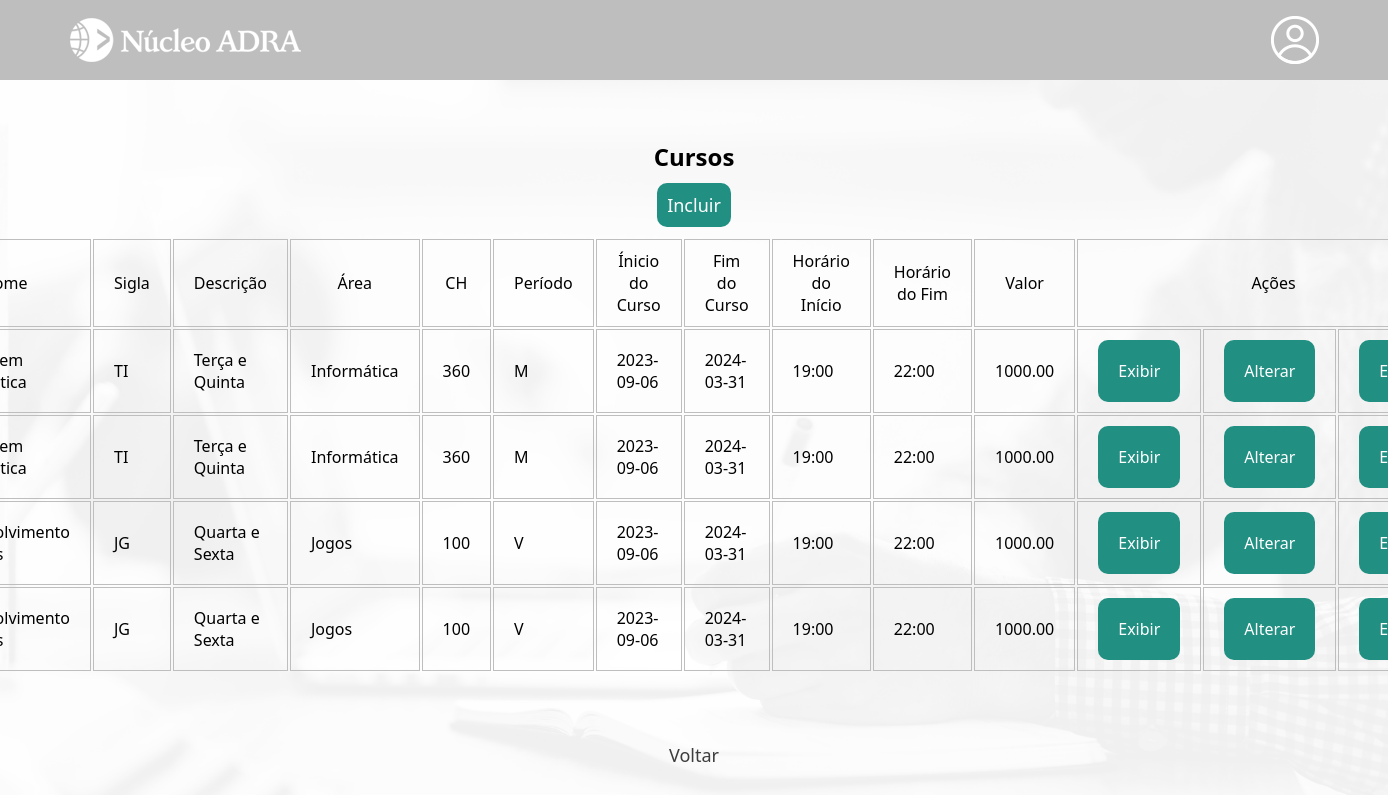
The page /institucional/curso/index.php on the database as committed earlier.
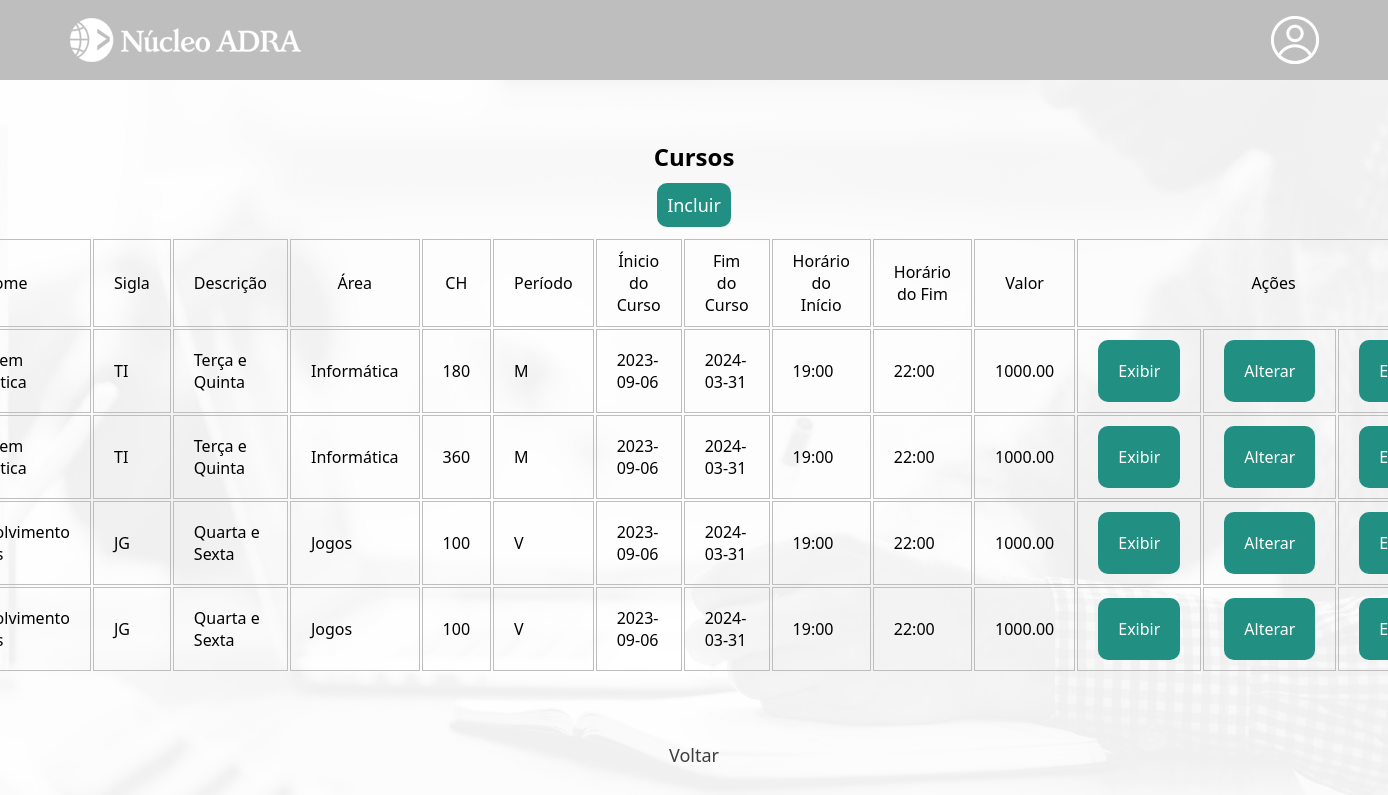
The same page on the database as committed later.
### tables this page shows
CREATE TABLE IF NOT EXISTS `curso` (
  `id_curso` int UNSIGNED NOT NULL AUTO_INCREMENT,
  `nome` varchar(45) NOT NULL,
  `sigla` varchar(5) DEFAULT NULL,
  `descricao` text NOT NULL,
  `area` varchar(40) NOT NULL,
  `ch` smallint UNSIGNED DEFAULT NULL,
  `periodo` enum('M','V','N') DEFAULT NULL,
  `curso_inicio` date DEFAULT NULL,
  `curso_fim` date DEFAULT NULL,
  `hora_inicio` char(5) DEFAULT NULL,
  `hora_fim` char(5) DEFAULT NULL,
  `valor` decimal(6,2) UNSIGNED DEFAULT NULL,
  PRIMARY KEY (`id_curso`)
);

### institucional/curso/index.php (the view, shortened to what this page needs)
<?php
    require_once "../../util/config.php";
    $idAluno = $_GET['i'];
    $sql = "SELECT * FROM curso";
    $result = mysqli_query($link, $sql);
?>
<!DOCTYPE html>
<html lang="pt-br">
<head>
    <link rel="stylesheet" href="../../css/mural.css">
</head>
<body>
<header>
        <main>
            <div class="cabecalho-conteudo">
                <a href="../administrador.php?i=<?php echo $idAluno; ?>">
                <div id="logo" class="opcoes-nav">
                    <img src="../../imagens/nucleo-adra-branco-232x48.png" alt="logo-adra">
                </div>
                </a>
                <div id="perfil" class="opcoes-nav">
                </div>
            </div>
        </main>
    </header>
<div class="container-admin">
    <h2>Cursos</h2>
    <p><a href="create.php?i=<?php echo $idAluno; ?>" class="incluir">Incluir</a></p>
    <table border="0" class="tabela-admin">
        <tr class="tabela-titulo">
            <td><center>Nome</center></td>
            <td><center>Sigla</center></td>
            <td><center>Descrição</center></td>
            <td><center>Área</center></td>
            <td><center>CH</center></td>
            <td><center>Período</center></td>
            <td><center>Ínicio do Curso</center></td>
            <td><center>Fim do Curso</center></td>
            <td><center>Horário do Início</center></td>
            <td><center>Horário do Fim</center></td>
            <td><center>Valor</center></td>
            <td colspan="4"><center>Ações</center></td>
        </tr>
        <?php while($row = mysqli_fetch_array($result)){?>
        <tr class="tabela-linha">
                <td><a href="./turma/index.php?i=<?php echo $idAluno; ?>&c=<?php echo($row['id_curso']);?>" class="crud_curso"><?php echo($row['nome']);?></a></td>
                <td><a href="./turma/index.php?i=<?php echo $idAluno; ?>&c=<?php echo($row['id_curso']);?>" class="crud_curso"><?php echo($row['sigla']);?></a></td>
                <td><a href="./turma/index.php?i=<?php echo $idAluno; ?>&c=<?php echo($row['id_curso']);?>" class="crud_curso"><?php echo($row['descricao']);?></a></td>
                <td><a href="./turma/index.php?i=<?php echo $idAluno; ?>&c=<?php echo($row['id_curso']);?>" class="crud_curso"><?php echo($row['area']);?></a></td>
                <td><a href="./turma/index.php?i=<?php echo $idAluno; ?>&c=<?php echo($row['id_curso']);?>" class="crud_curso"><?php echo($row['ch']);?></a></td>
                <td><a href="./turma/index.php?i=<?php echo $idAluno; ?>&c=<?php echo($row['id_curso']);?>" class="crud_curso"><?php echo($row['periodo']);?></a></td>
                <td><a href="./turma/index.php?i=<?php echo $idAluno; ?>&c=<?php echo($row['id_curso']);?>" class="crud_curso"><?php echo($row['curso_inicio']);?></a></td>
                <td><a href="./turma/index.php?i=<?php echo $idAluno; ?>&c=<?php echo($row['id_curso']);?>" class="crud_curso"><?php echo($row['curso_fim']);?></a></td>
                <td><a href="./turma/index.php?i=<?php echo $idAluno; ?>&c=<?php echo($row['id_curso']);?>" class="crud_curso"><?php echo($row['hora_inicio']);?></a></td>
                <td><a href="./turma/index.php?i=<?php echo $idAluno; ?>&c=<?php echo($row['id_curso']);?>" class="crud_curso"><?php echo($row['hora_fim']);?></a></td>
                <td><a href="./turma/index.php?i=<?php echo $idAluno; ?>&c=<?php echo($row['id_curso']);?>" class="crud_curso"><?php echo($row['valor']);?></a></td>
            </div>
            <td><?php echo('<a href="read.php?id='.$row['id_curso'].'&i='.$idAluno.'" class="crud_link">Exibir</a>')?></td>
            <td><?php echo('<a href="update.php?id='.$row['id_curso'].'&i='.$idAluno.'" class="crud_link">Alterar</a>')?></td>
            <td><?php echo('<a href="delete.php?id='.$row['id_curso'].'&i='.$idAluno.'" class="crud_link">Excluir</a>')?></td>
        </tr>
        <?php } ?>
    <div class="voltar">
        <p><a href='../administrador.php?i=<?php echo $idAluno; ?>'>Voltar</a></p>
    </div>
</body>
</html>

Rows that differ between the two databases and show on the page:
changed curso (number 1 of 4 on the later page): ch "360" → "180"
